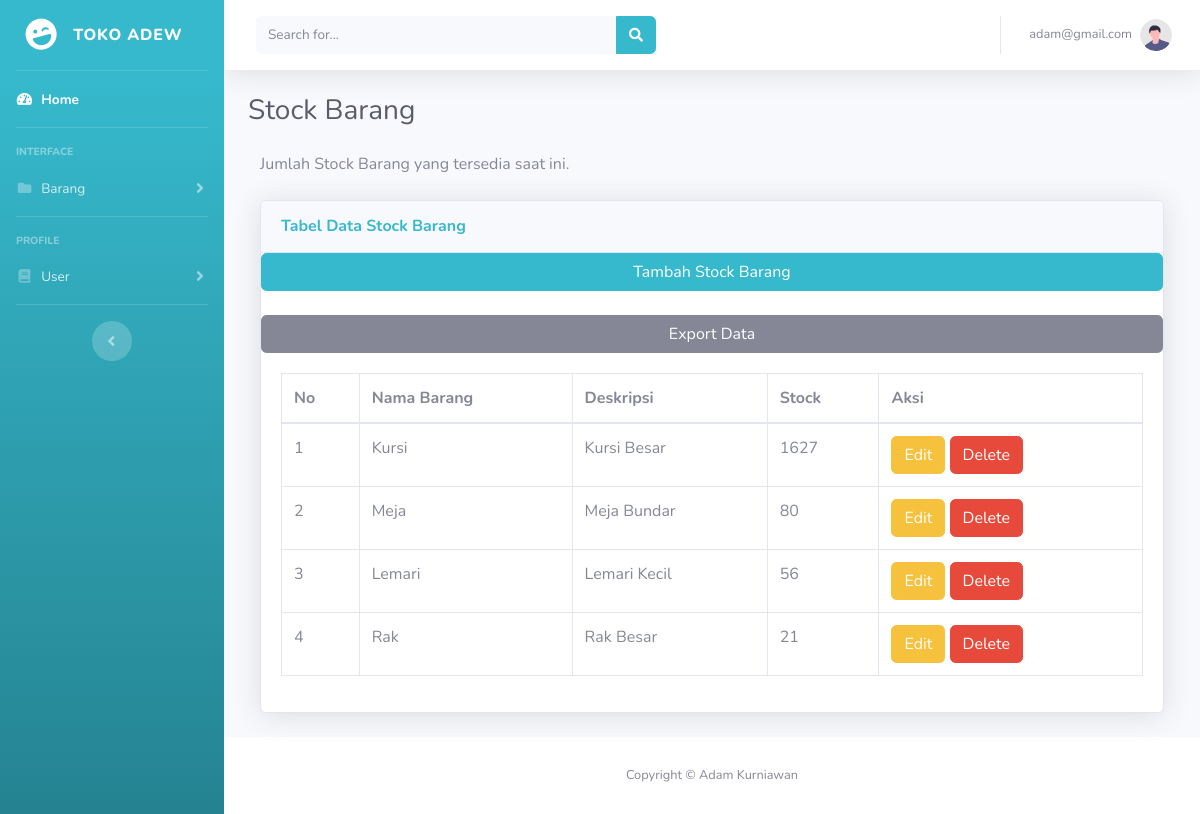
The page /stock.php (signed in) on the database its author committed.
### tables this page shows
CREATE TABLE `stock` (
  `idbarang` int(11) NOT NULL,
  `namabarang` varchar(25) NOT NULL,
  `deskripsi` varchar(25) NOT NULL,
  `stock` int(11) NOT NULL
);

### stock.php (the view, shortened to what this page needs)
<?php
    require 'function.php';
?>
<!DOCTYPE html>
<html lang="en">
    <head>
        <link href="vendor/fontawesome-free/css/all.min.css" rel="stylesheet" type="text/css">
        <link href="css/sb-admin-2.min.css" rel="stylesheet">
    </head>
    <body id="page-top">
        <div id="wrapper">
            <ul class="navbar-nav bg-gradient-info sidebar sidebar-dark accordion" id="accordionSidebar">
                <a class="sidebar-brand d-flex align-items-center justify-content-center" href="stock.php">
                    <div class="sidebar-brand-icon rotate-n-15">
                        <i class="fas fa-laugh-wink"></i>
                    </div>
                    <div class="sidebar-brand-text mx-3">Toko Adew</div>
                </a>
                <hr class="sidebar-divider my-0">
                <li class="nav-item active">
                    <a class="nav-link" href="index.php">
                        <i class="fas fa-fw fa-tachometer-alt"></i>
                        <span>Home</span></a>
                </li>
                <hr class="sidebar-divider">
                <div class="sidebar-heading">
                    Interface
                </div>
                <li class="nav-item">
                    <a class="nav-link collapsed" href="#" data-toggle="collapse" data-target="#collapseUtilities"
                        aria-expanded="true" aria-controls="collapseUtilities">
                        <i class="fas fa-fw fa-folder"></i>
                        <span>Barang</span>
                    </a>
                </li>
                <hr class="sidebar-divider">
                <div class="sidebar-heading">
                    Profile
                </div>
                <li class="nav-item">
                    <a class="nav-link collapsed" href="#" data-toggle="collapse" data-target="#collapseProfile"
                        aria-expanded="true" aria-controls="collapseProfile">
                        <i class="fas fa-fw fa-book"></i>
                        <span>User</span>
                    </a>
                </li>
                <hr class="sidebar-divider d-none d-md-block">
                <div class="text-center d-none d-md-inline">
                    <button class="rounded-circle border-0" id="sidebarToggle"></button>
                </div>
            </ul>
        <div id="content-wrapper" class="d-flex flex-column">
            <div id="content">
                <nav class="navbar navbar-expand navbar-light bg-white topbar mb-4 static-top shadow">
                    <form
                        class="d-none d-sm-inline-block form-inline mr-auto ml-md-3 my-2 my-md-0 mw-100 navbar-search">
                        <div class="input-group">
                            <input type="text" class="form-control bg-light border-0 small" placeholder="Search for..."
                                aria-label="Search" aria-describedby="basic-addon2">
                            <div class="input-group-append">
                                <button class="btn btn-info" type="button">
                                    <i class="fas fa-search fa-sm"></i>
                                </button>
                            </div>
                        </div>
                    </form>
                    <ul class="navbar-nav ml-auto">
                        <li class="nav-item dropdown no-arrow">
                            <a class="nav-link dropdown-toggle" href="#" id="userDropdown" role="button"
                                data-toggle="dropdown" aria-haspopup="true" aria-expanded="false">
                                <span class="mr-2 d-none d-lg-inline text-gray-600 small"><?php echo $_SESSION['email'];?></span>
                                <img class="img-profile rounded-circle"
                                    src="img/undraw_profile.svg">
                            </a>
                        </li>
                    </ul>
                </nav>
                <div class="container-fluid">
                    <div class="d-sm-flex align-items-center justify-content-between mb-4">
                        <h1 class="h3 mb-0 text-gray-800">Stock Barang</h1>
                    </div>
                    <div class="row">
                <div class="container-fluid">
                <p class="mb-4">Jumlah Stock Barang yang tersedia saat ini.</p>
                <div class="card shadow mb-4">
                    <div class="card-header py-3">
                        <h6 class="m-0 font-weight-bold text-info">Tabel Data Stock Barang</h6>
                    </div>
                <button type="button" class="btn btn-info" data-toggle="modal" data-target="#myModal">
                Tambah Stock Barang
                </button>
                <br>
                <a href="export.php" class="btn btn-secondary">Export Data</a>
                    <div class="card-body">
                <div class="table-responsive">
                    <table class="table table-bordered" id="dataTable" width="100%" cellspacing="0">
                        <thead>
                            <tr>
                                <th>No</th>
                                <th>Nama Barang</th>
                                <th>Deskripsi</th>
                                <th>Stock</th>
                                <th>Aksi</th>
                            </tr>
                        </thead>
                        <tbody>
                            <?php
                            $ambilsemuadatastock = mysqli_query($conn, "SELECT * FROM stock");
                            $i = 1;
                            while ($data = mysqli_fetch_array($ambilsemuadatastock)) {
                                $namabarang = $data['namabarang'];
                                $deskripsi = $data['deskripsi'];
                                $stock = $data['stock'];
                                $idb = $data['idbarang'];
                            ?>
                            <tr>
                                <td><?=$i++;?></td>
                                <td><?=$namabarang;?></td>
                                <td><?=$deskripsi;?></td>
                                <td><?=$stock;?></td>
                                <td>
                                    <button type="button" class="btn btn-warning" data-toggle="modal" data-target="#edit<?=$idb;?>">Edit</button>
                                    <button type="button" class="btn btn-danger" data-toggle="modal" data-target="#delete<?=$idb;?>">Delete</button>
                                </td>
                            </tr>
                            <?php
                            };
                            ?>
                        </tbody>
                    </table>
                </div>
            </div>
        </div>
    </div>
    </div>
        </div>
                <footer class="sticky-footer bg-white">
                    <div class="container my-auto">
                        <div class="copyright text-center my-auto">
                            <span>Copyright &copy; Adam Kurniawan</span>
                        </div>
                    </div>
                </footer>
            </div>
        </div>
    </body>
</html>

### rows shown on the page
stock: namabarang "Kursi", deskripsi "Kursi Besar", stock "1627"
stock: namabarang "Meja", deskripsi "Meja Bundar", stock "80"
stock: namabarang "Lemari", deskripsi "Lemari Kecil", stock "56"
stock: namabarang "Rak", deskripsi "Rak Besar", stock "21"

### other values the page prints
$_SESSION['email'] "adam@gmail.com"
